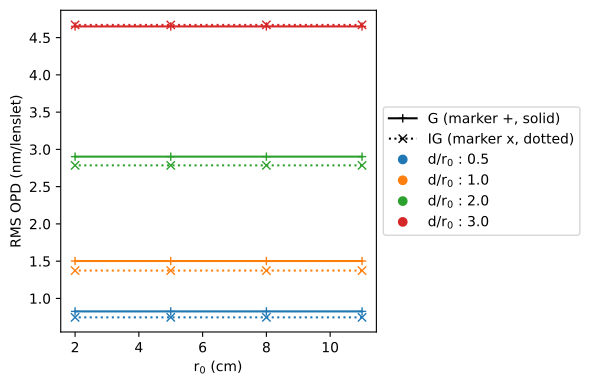

Generate this figure with Python:
# -*- coding: utf-8 -*-
"""
Created on Thu Jun 19 15:31:33 2025

@author: gqmc62
"""

import pickle
import numpy as np
import matplotlib.pyplot as plt
# import MyWFS as MWFS # square aperture
import my_WFSC as MWFS # circular aperture
from tqdm import tqdm

with open(r'C:\Users\gqmc62\OneDrive - Durham University\Documents\PhD\Codes\ThesisChapter4Plots\Ultimate_input.pkl','rb') as file:
    input_data = pickle.load(file)
keys = input_data.keys()
for item_i in np.arange(len(keys)):
    key_name = list(keys)[item_i]
    data = input_data[key_name]
    globals()[key_name] = data
del input_data

with open('D:\MyFiles\CH4\CH4\ALLCh4\AllIGPhase\AllIGPhase\ps_GL\ps_GL_r02dor20rytov01h05_0000.pkl','rb') as file:
    data = pickle.load(file)
    
n = data.shape[0]
    
load_r0 = r0_GL[3,0,0]
load_d = 2*load_r0
load_scale = load_d/n

FT = MWFS.OneStepSHWFS(n)
G = MWFS.WrappedGTilt(n)
IG = MWFS.IgTilt(n)
FOCUS = MWFS.Focus(n)


CONVERT = 500/2/np.pi

###############################################################################

# new_r0_list = r0
# new_dor0_list = dor0

sft = np.zeros((II,JJ,TARGET,2),dtype=float)
sg = np.zeros((II,JJ,TARGET,2),dtype=float)
sig = np.zeros((II,JJ,TARGET,2),dtype=float)

Images = np.zeros((II,JJ,TARGET,n,n),dtype=float)

for repeat in tqdm(range(TARGET)):
    
    with open('D:\MyFiles\CH4\CH4\ALLCh4\AllIGPhase\AllIGPhase\ps_GL\ps_GL_r02dor20rytov01h05_{:04d}.pkl'.format(repeat),'rb') as file:
        data = pickle.load(file)
        
    # U = np.exp(1j*data)
        
    # plt.imshow(np.angle(U))
    # plt.colorbar()
    # plt.show()
    
    for ii in range(II):
        for jj in range(JJ):
            
            
            new_r0 = r0[ii]#0.11
            new_dor0 = dor0[jj]#0.5
            new_d = new_dor0*new_r0
            
            new_data = data*((load_r0/load_d) * (new_d/new_r0))**(5./6.)
                
            
            new_U = np.exp(1j*new_data)
                
            # plt.imshow(np.angle(new_U))
            # plt.colorbar()
            # plt.show()
            
            sft[ii,jj,repeat] = FT.measure_no_noise_no_threshold(new_U)
            sig[ii,jj,repeat] = IG.measure(new_U)
            sg[ii,jj,repeat] = G.measure(new_U)
            Images[ii,jj,repeat] = FOCUS.focus(new_U)
            
for ii in range(II):
    for jj in range(JJ):      
        with open(r'C:\Users\gqmc62\OneDrive - Durham University\Documents\PhD\Codes\ThesisChapter4Plots\noScintillationWFSImage\Image_noscintillation_r{:02d}dor{:02d}.pkl'.format(
                int(r0[ii]*100), int(dor0[jj]*10)), 'wb') as file:
            pickle.dump(Images[ii,jj],file)        
            
            
            
with open(r'C:\Users\gqmc62\OneDrive - Durham University\Documents\PhD\Codes\ThesisChapter4Plots\Data\noscintillation.pkl','wb') as file:
    pickle.dump({
        'g_SLOPE_noscintillation' : sg,
        'Ig_SLOPE_noscintillation' : sig,
        'SHWFS_SLOPE_noscintillation' : sft,
        }, file)


# plt.plot(sft.flatten()*CONVERT,sig.flatten()*CONVERT,ls='',marker='.',label='ig')
# plt.plot(sft.flatten()*CONVERT,sg.flatten()*CONVERT,ls='',marker='.',label='g')
# plt.plot(sft.flatten()*CONVERT,sft.flatten()*CONVERT,ls='',marker='.',label='ft')
# plt.legend()
# plt.xlabel('OPD (nm/lenslet)')
# plt.ylabel('OPD (nm/lenslet)')
# plt.show()


# plt.plot(sft.flatten()*CONVERT,(sig-sft).flatten()*CONVERT,ls='',marker='.',label='ig')
# plt.plot(sft.flatten()*CONVERT,(sg-sft).flatten()*CONVERT,ls='',marker='.',label='g')
# plt.hlines([0],-1500,1500,label='ft',color='g')
# plt.legend()
# plt.xlabel('OPD (nm/lenslet)')
# plt.ylabel('OPD difference to FT (nm/lenslet)')
# plt.show()

rms_ig = np.std(sig-sft,axis=(-1,-2))
rms_g = np.std(sg-sft,axis=(-1,-2))

color_list = ['tab:blue','tab:orange','tab:green','tab:red','tab:purple','tab:brown','tab:pink','tab:gray','tab:olive','tab:cyan']
for ii in range(II):
    plt.plot(dor0,rms_ig[ii]*CONVERT,ls='-',marker='+',label='G : r0:{:.0f}cm'.format(r0[ii]*100),color=color_list[ii])
    plt.plot(dor0,rms_g[ii]*CONVERT,ls=':',marker='x',label='IG : r0:{:.0f}cm'.format(r0[ii]*100),color=color_list[ii])
plt.legend()
plt.xlabel('d/r$_0$')
plt.ylabel('RMS OPD (nm/lenslet)')
plt.show()

for jj in range(JJ):
    plt.plot(r0*100,rms_ig[:,jj]*CONVERT,ls='-',marker='+',label='G : d/r$_0$ : {:.1f}'.format(dor0[jj]),color=color_list[jj])
    plt.plot(r0*100,rms_g[:,jj]*CONVERT,ls=':',marker='x',label='IG : d/r$_0$ : {:.1f}'.format(dor0[jj]),color=color_list[jj])
    
plt.legend()
plt.xlabel('r$_0$ (cm)')
plt.ylabel('RMS OPD (nm/lenslet)')
plt.show()


import matplotlib.pyplot as plt
from matplotlib.lines import Line2D

for jj in range(JJ):
    plt.plot(r0*100, rms_ig[:, jj]*CONVERT,
             ls='-', marker='+',
             label='d/r$_0$ : {:.1f}'.format(dor0[jj]),
             color=color_list[jj])

    plt.plot(r0*100, rms_g[:, jj]*CONVERT,
             ls=':', marker='x',
             label='_nolegend_',  # suppress duplicate d/r0 label
             color=color_list[jj])

# Custom legend entries for G and IG
custom_lines = [
    Line2D([0], [0], color='black', marker='+', linestyle='-', label='G (marker +, solid)'),
    Line2D([0], [0], color='black', marker='x', linestyle=':', label='IG (marker x, dotted)')
]

# Legend for d/r0 values
color_legend = [
    Line2D([0], [0], color=color_list[jj], marker='o', linestyle='None', label='d/r$_0$ : {:.1f}'.format(dor0[jj]))
    for jj in range(JJ)
]

# Place legends
plt.legend(handles=custom_lines + color_legend,
           loc='center left', bbox_to_anchor=(1, 0.5))

plt.xlabel('r$_0$ (cm)')
plt.ylabel('RMS OPD (nm/lenslet)')
plt.tight_layout()
plt.savefig(r'C:\Users\gqmc62\OneDrive - Durham University\Documents\PhD\Codes\ThesisChapter4Plots\noscintillation-benchmark.pdf',bbox_inches='tight')
plt.show()
